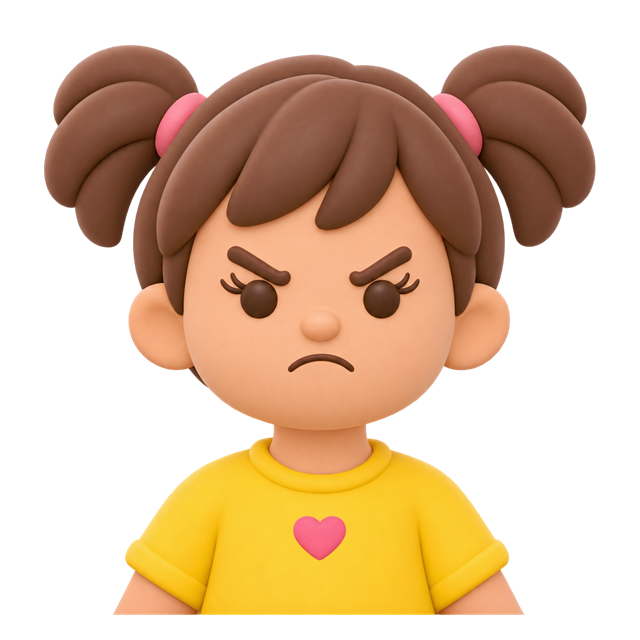
#> input picture assets/stories/angry/choice_angry_girl.png, 640 x 640 px, given as the content of the folder ets/stories/../../assets/stories/angry/choice_angry_girl.png, which was not available
$ python prepare_pictures.py ../../assets/stories/angry/choice_angry_girl.png
#> lines starting #> are read from the running program, lines starting #| are printed output that depends on the picture
"""Prepares freshly generated story pictures for the app.

    python -I tools/stories/prepare_pictures.py <story_id> [...]

Keeps the originals under artifacts/illustrations-stories/originals/<id>/,
turns scenes (page*, result*) into 1200x800 JPEGs and crops the transparent
cards (cover, choice_*) to their subject, square, 640 px.
Only PNG scenes are converted, so running it twice is harmless.
"""
import shutil
import sys
from pathlib import Path

from PIL import Image

ROOT = Path(__file__).resolve().parents[2]


def main():
    for sid in sys.argv[1:]:
        folder = ROOT / 'assets/stories' / sid
        keep = ROOT / 'artifacts/illustrations-stories/originals' / sid
        keep.mkdir(parents=True, exist_ok=True)
        for f in sorted(folder.glob('*.png')):
            if not (keep / f.name).exists():
                shutil.copy2(f, keep / f.name)
            im = Image.open(f)
#> im is the input picture: PIL image 640x640 RGBA; mean R, G, B, A 96.7, 67.6, 37.9, 127.8
            if f.name.startswith(('page', 'result')):
                im.convert('RGB').resize((1200, 800), Image.LANCZOS).save(
                    f.with_suffix('.jpg'), quality=86, optimize=True, progressive=True)
                f.unlink()
                continue
            im = im.convert('RGBA')
            box = im.getchannel('A').point(lambda v: 255 if v > 24 else 0).getbbox()
#> box = (44, 45, 596, 615)
            sub = im.crop(box)
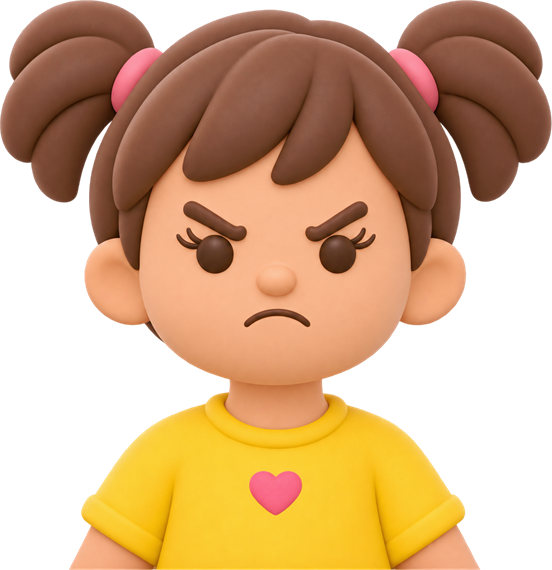
#> sub: PIL image 552x570 RGBA; mean R, G, B, A 125.6, 87.7, 49.4, 166.3; transparent parts drawn white
            side = int(max(sub.size) * 1.08)
#> side = 615
            out = Image.new('RGBA', (side, side), (0, 0, 0, 0))
#> out: PIL image 615x615 RGBA; every value is 0
            out.paste(sub, ((side - sub.width) // 2, (side - sub.height) // 2))
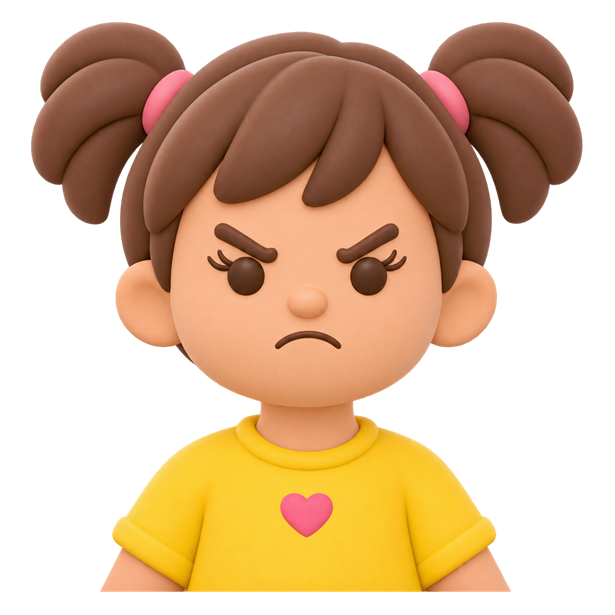
#> out: PIL image 615x615 RGBA; mean R, G, B, A 104.5, 72.9, 41.1, 138.4; transparent parts drawn white
            out.resize((640, 640), Image.LANCZOS).save(f, optimize=True)
        print(sid, 'ready')


if __name__ == '__main__':
    main()

$ run again, on assets/stories/doctor/choice_run.png
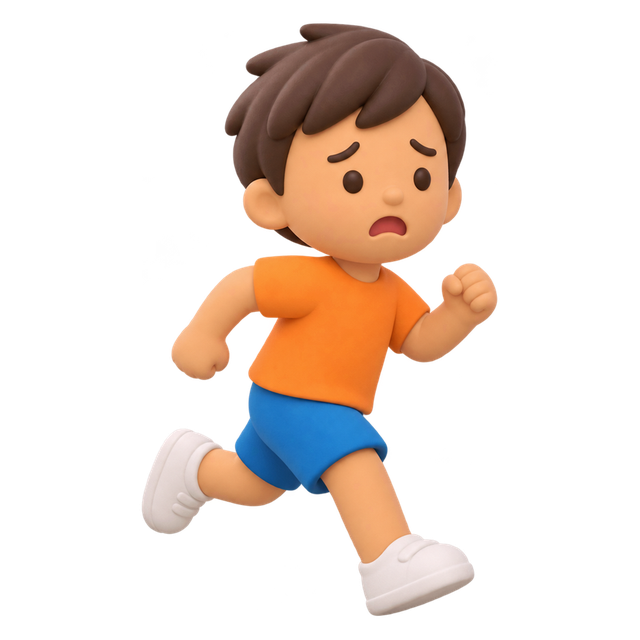
#> input picture assets/stories/doctor/choice_run.png, 640 x 640 px, given as the content of the folder t3/assets/stories/../../assets/stories/doctor/choice_run.png, which was not available
#> in main, im is the input picture: PIL image 640x640 RGBA; mean R, G, B, A 49.3, 35.5, 26.8, 64.9
#> box = (141, 23, 498, 616)
#> in main, `sub = im.crop(box)`:
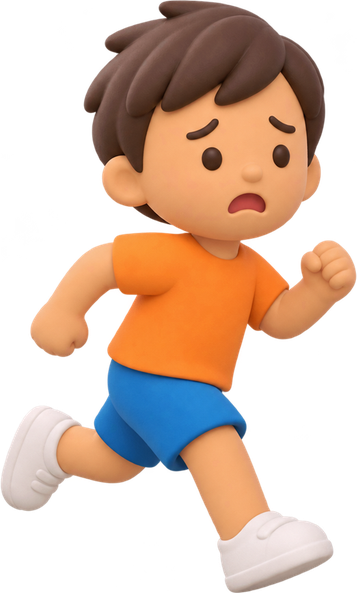
#> sub: PIL image 357x593 RGBA; mean R, G, B, A 95.3, 68.7, 51.8, 125.6; transparent parts drawn white

$ run again, on assets/stories/doctor/choice_scared_girl.png
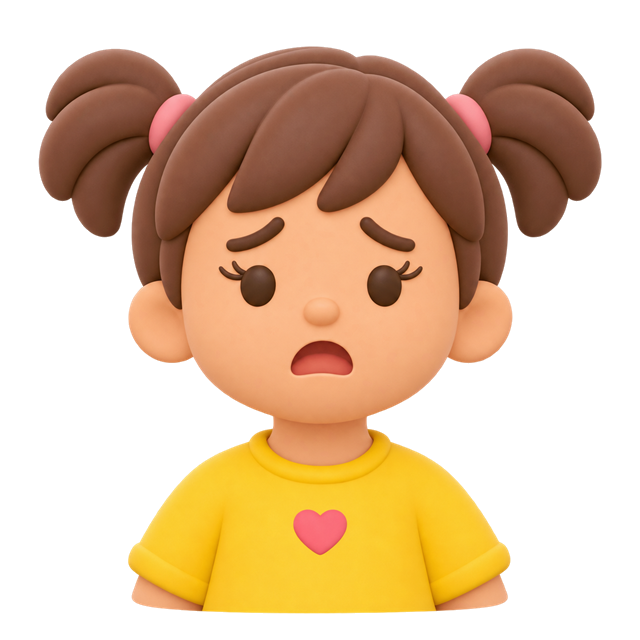
#> input picture assets/stories/doctor/choice_scared_girl.png, 640 x 640 px, given as the content of the folder s/stories/../../assets/stories/doctor/choice_scared_girl.png, which was not available
#> in main, im is the input picture: PIL image 640x640 RGBA; mean R, G, B, A 98.3, 68.7, 37.1, 126.5
#> box = (38, 46, 602, 614)
#> in main, `sub = im.crop(box)`:
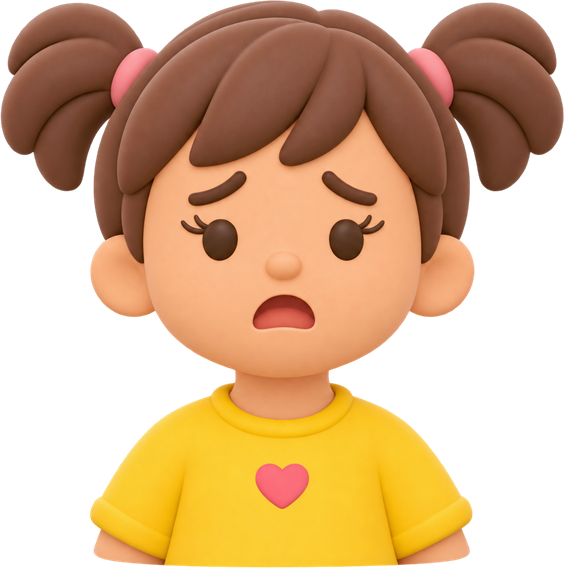
#> sub: PIL image 564x568 RGBA; mean R, G, B, A 125, 87.2, 47.4, 161.7; transparent parts drawn white
#> in main, `out.paste(sub, ((side - sub.width) // 2, (side - sub.height) // 2))`:
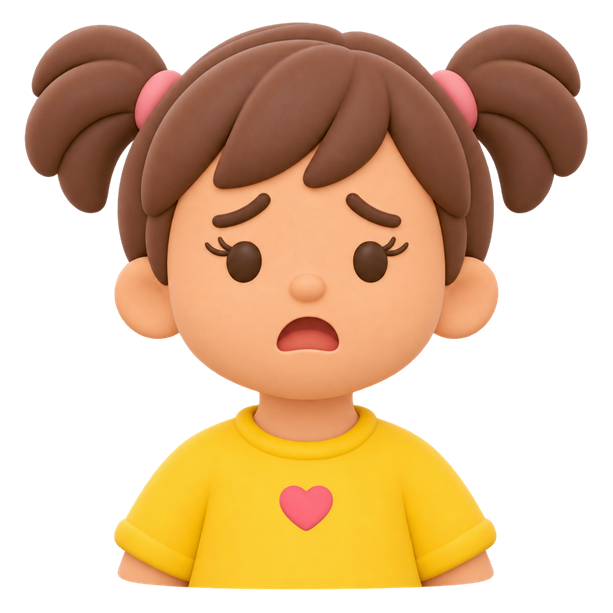
#> out: PIL image 613x613 RGBA; mean R, G, B, A 106.6, 74.4, 40.4, 137.9; transparent parts drawn white

$ run again, on assets/stories/teeth/choice_brush_girl.png
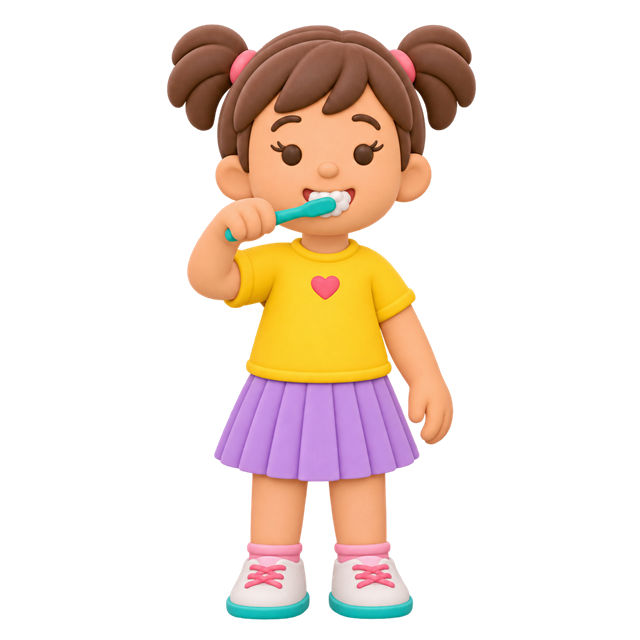
#> input picture assets/stories/teeth/choice_brush_girl.png, 640 x 640 px, given as the content of the folder ets/stories/../../assets/stories/teeth/choice_brush_girl.png, which was not available
#> in main, im is the input picture: PIL image 640x640 RGBA; mean R, G, B, A 55.1, 40.7, 30.8, 68.3
#> box = (167, 24, 476, 620)
#> in main, `sub = im.crop(box)`:
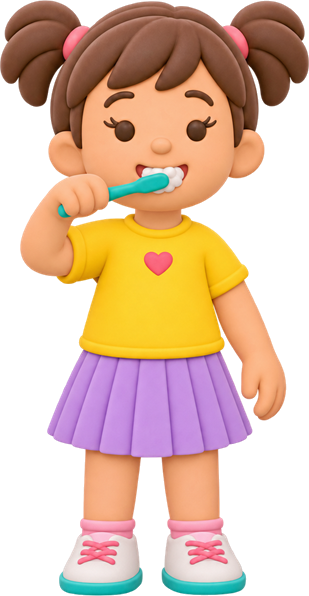
#> sub: PIL image 309x596 RGBA; mean R, G, B, A 122.7, 90.3, 68.1, 151.9; transparent parts drawn white
#> in main, `out.paste(sub, ((side - sub.width) // 2, (side - sub.height) // 2))`:
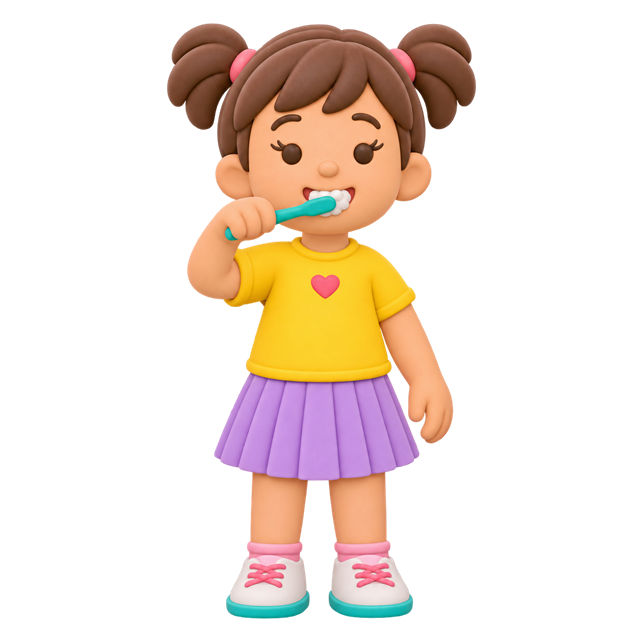
#> out: PIL image 643x643 RGBA; mean R, G, B, A 54.6, 40.2, 30.4, 67.6; transparent parts drawn white
